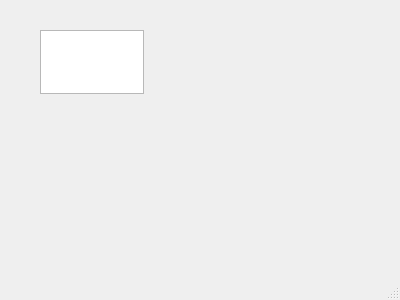
<?xml version="1.0" encoding="UTF-8"?>
<ui version="4.0">
 <class>Dialog</class>
 <widget class="QDialog" name="Dialog">
  <property name="geometry">
   <rect>
    <x>0</x>
    <y>0</y>
    <width>400</width>
    <height>300</height>
   </rect>
  </property>
  <property name="windowTitle">
   <string>Dialog</string>
  </property>
  <property name="sizeGripEnabled">
   <bool>true</bool>
  </property>
  <widget class="QTextEdit" name="textEdit">
   <property name="geometry">
    <rect>
     <x>40</x>
     <y>30</y>
     <width>104</width>
     <height>64</height>
    </rect>
   </property>
  </widget>
 </widget>
 <resources/>
 <connections/>
</ui>
